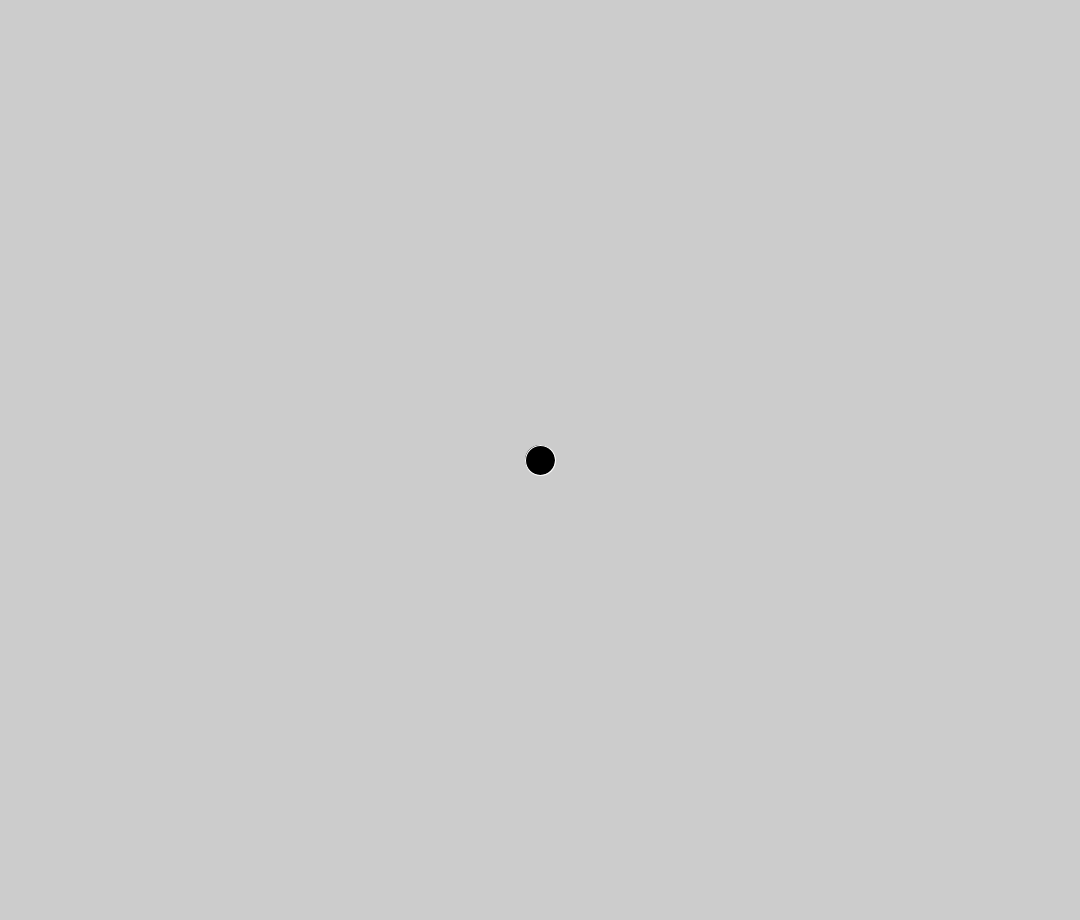
Frame 1 (no input)
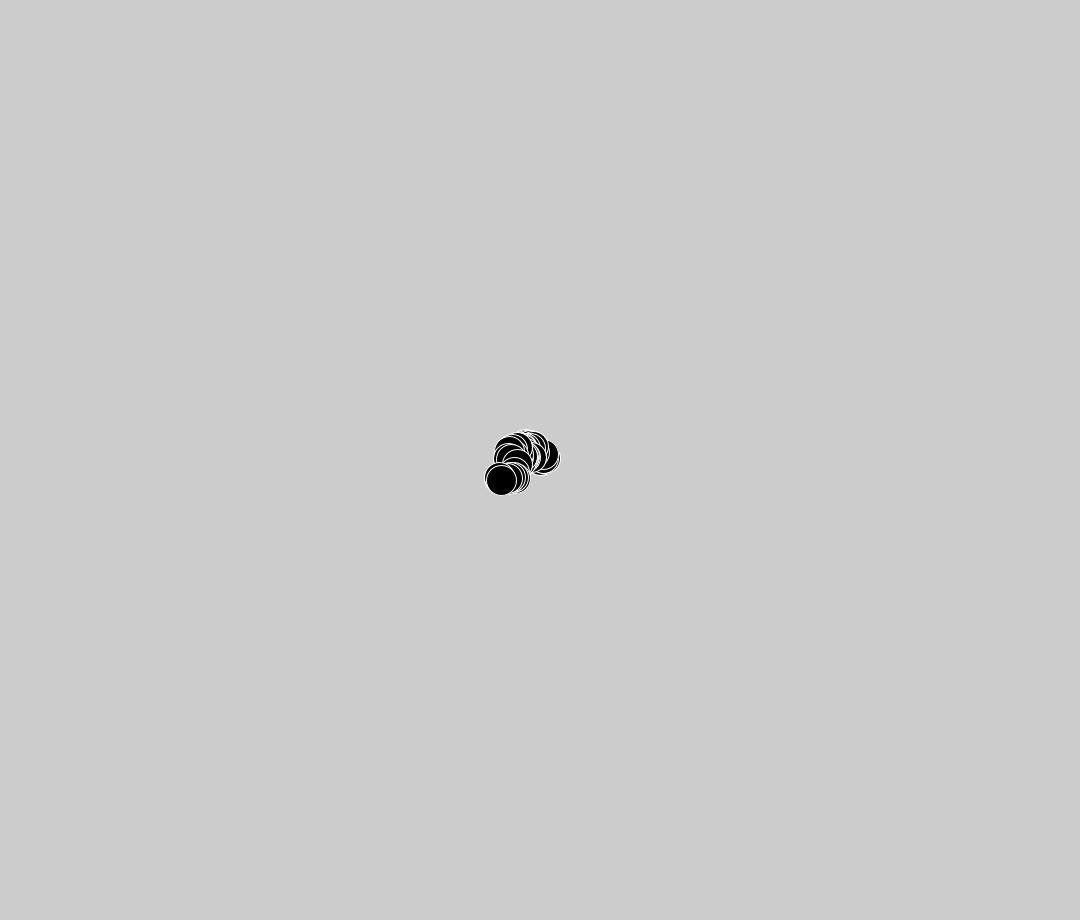
Frame 60 (the mouse pressed at the canvas centre just before this capture)
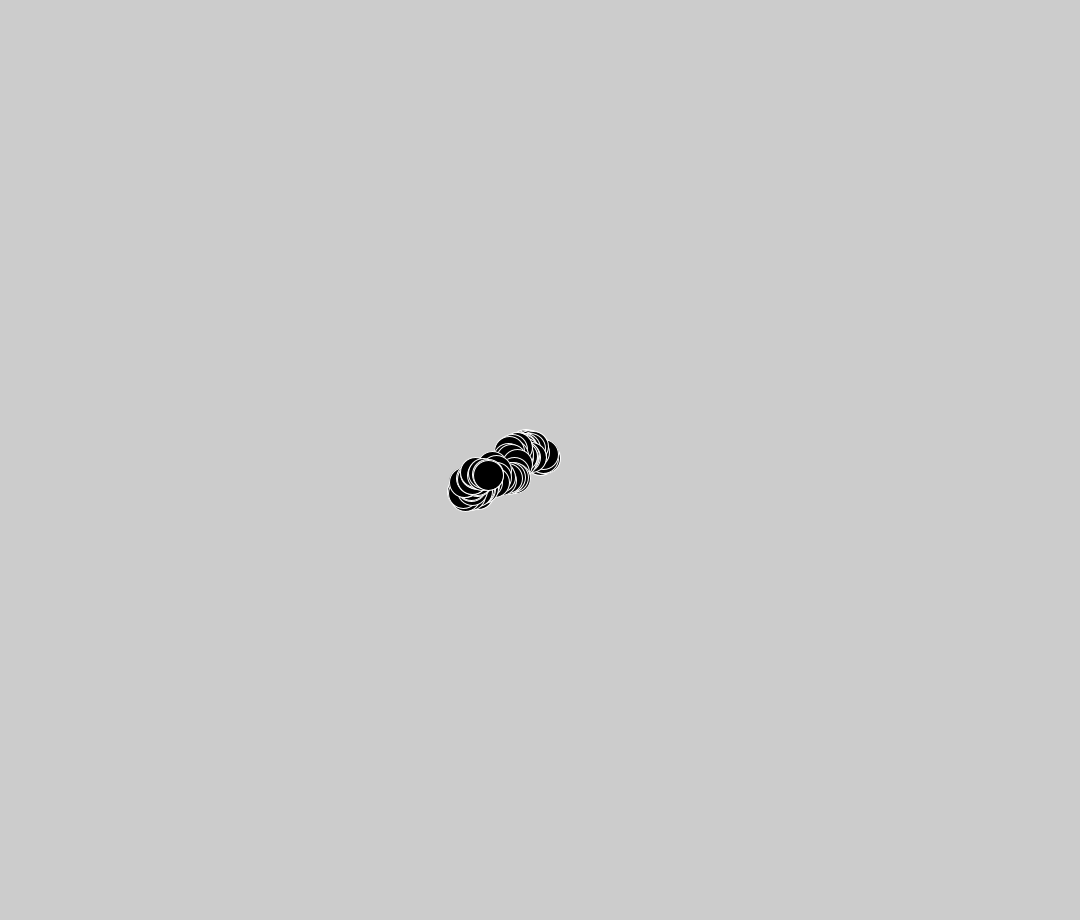
Frame 120 (the mouse held since frame 60 and released just before this capture)

The Processing sketch that drew these frames (run headless with seeded random() and noise(); from frame 60 on, the mouse is pressed at the canvas centre):

// Processing sketch: Introduction_5_Example
// ── Introduction_5_Example.pde
randomWalker randWalker;
void setup()
{
  size(1080,920);
  randWalker = new randomWalker();
}

void draw()
{
  randWalker.update();
  randWalker.walk();
}

// ── walker.pde
class randomWalker
{
  float currentX, currentY;
  float nextX, nextY;
  
  randomWalker()
  {
    currentX = width/2;
    currentY = height/2;
  }
  
  void update()
  {
    //
    fill(0);
    stroke(255);
    ellipse(currentX,currentY,30,30);
    //
  }
  
  void walk()
  {
    float randomX = random(0,10);
    float randomY = random(0,10);
    nextX = random(-randomX,randomX);
    nextY = random(-randomY,randomY);
    println(nextX);
    println(nextY);
    currentX += nextX;
    currentY += nextY;
  }
}
